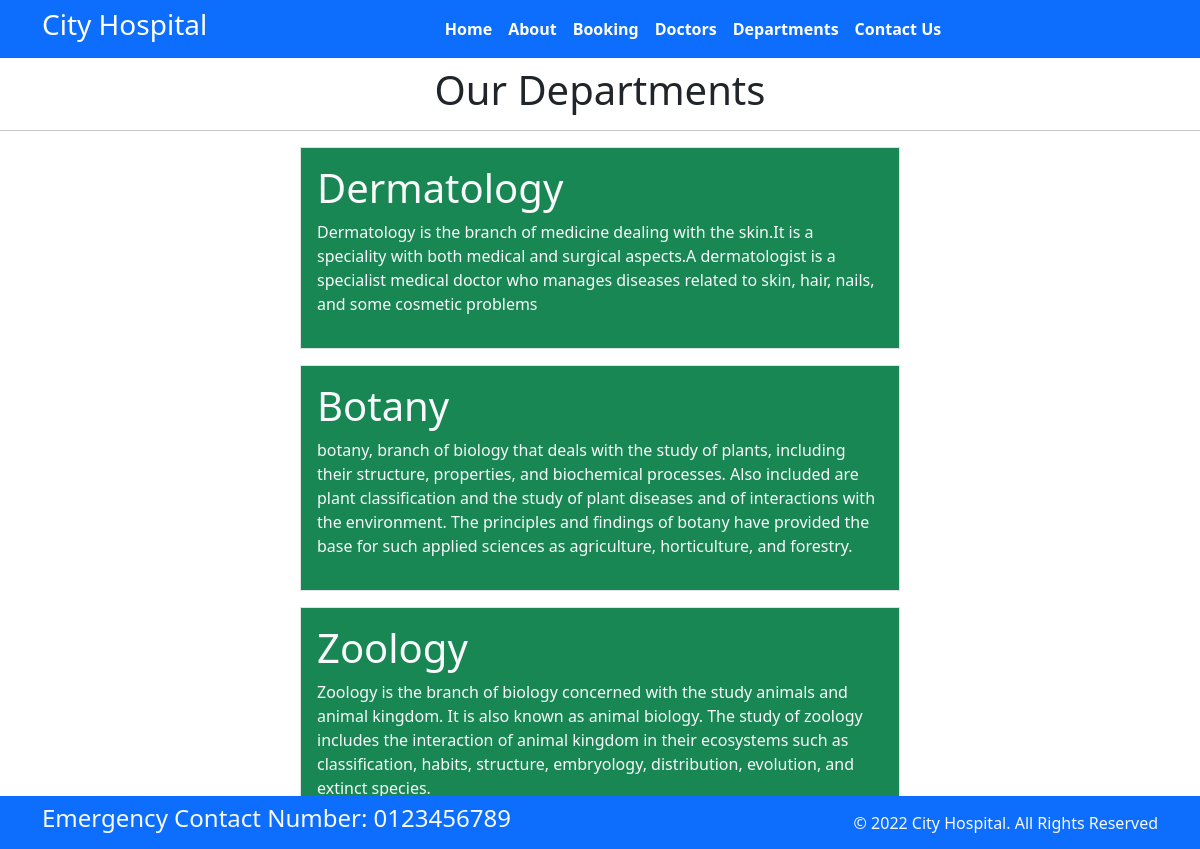
Page /department/ on the committed database.
### home/models.py (models this page shows, shortened)
class Departments(models.Model):
    dep_name=models.CharField(max_length=100)
    dep_description=models.TextField()

### home/views.py (the view)
# urls.py: path('department/', views.department,name='department'),
def department(request):
    dict_dept={
        'dept':Departments.objects.all()
    }
    return render(request, "department.html",dict_dept)

### templates/department.html (shortened to what this page needs)
{% extends "base.html" %}
{% block content %}
<h1 class="text-center">Our Departments</h1>
<hr/>
{% for d in dept %}
<div class="d-flex text-light p-3 my-3 w-50 border border-warning-rounded flex-column mx-auto bg-success">
    <h1>{{d.dep_name}}</h1>
    <p>{{d.dep_description}}</p>
</div>
{% endfor %}
{% endblock %}

### rows in the picture
Departments: dep_name "Dermatology", dep_description "Dermatology is the branch of medicine dealing with the skin.It is a speciality with both medical and surgical aspects.A dermatologist is a specialist medical doctor who manages diseases related to skin, hair, nails, and some cosmetic problems"
Departments: dep_name "Botany", dep_description "botany, branch of biology that deals with the study of plants, including their structure, properties, and biochemical processes. Also included are plant classification and the study of plant diseases and of interactions with the environment. The principles and findings of botany have provided the base for such applied sciences as agriculture, horticulture, and forestry."
Departments: dep_name "Zoology", dep_description "Zoology is the branch of biology concerned with the study animals and animal kingdom. It is also known as animal biology. The study of zoology includes the interaction of animal kingdom in their ecosystems such as classification, habits, structure, embryology, distribution, evolution, and extinct species."
